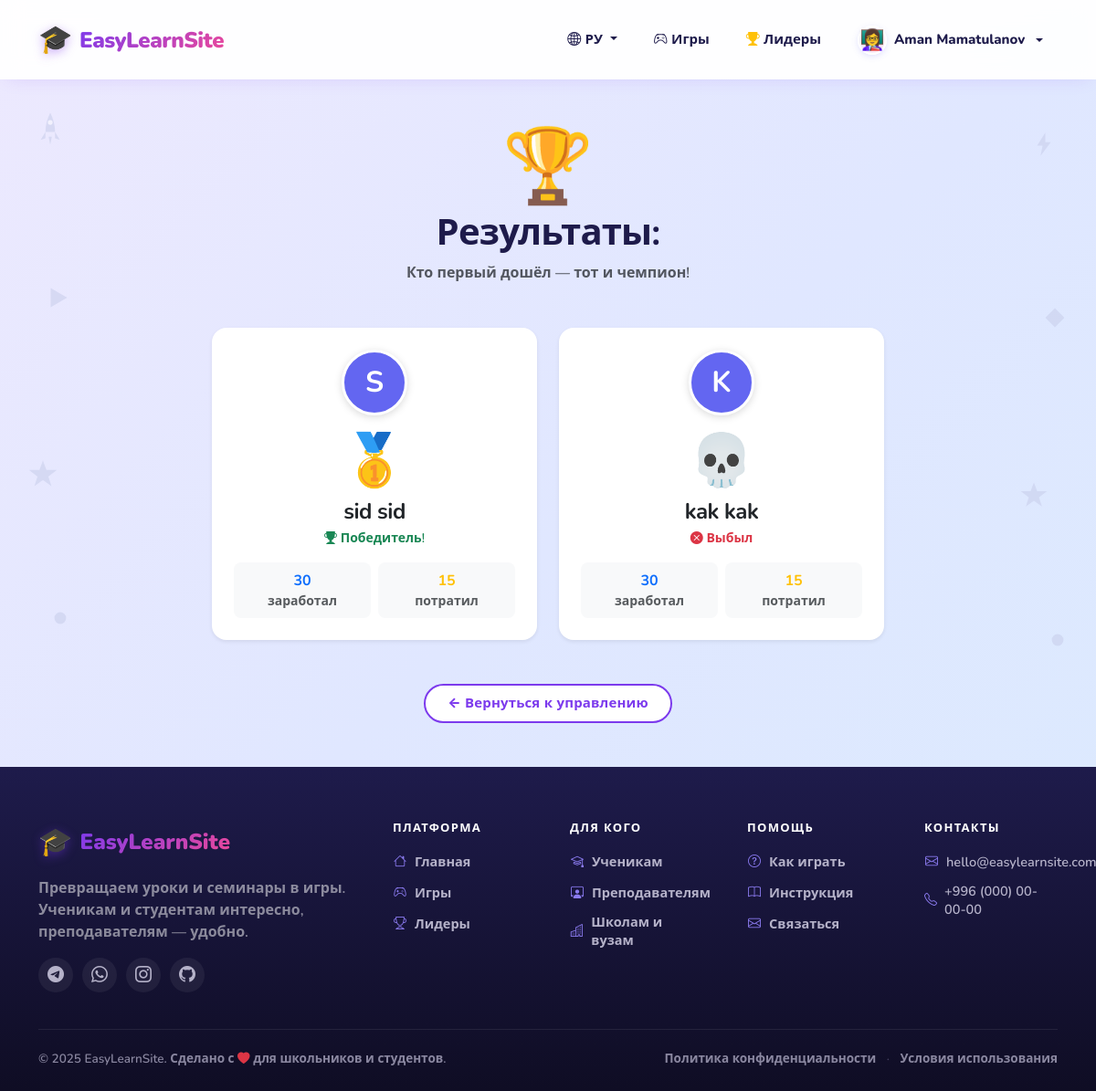
The app's page /games/tower/12/results/ (signed in) with its own data.
### accounts/models.py (models this page shows, shortened)
class User(AbstractUser):
    ROLE_CHOICES = (
        ('teacher', 'Учитель'),
        ('student', 'Ученик'),
    )
    role = models.CharField('Роль', max_length=10, choices=ROLE_CHOICES)
    grade = models.PositiveSmallIntegerField('Класс (1-4)', null=True, blank=True)
    school_class = models.ForeignKey(
        'SchoolClass',
        null=True, blank=True,
        on_delete=models.SET_NULL,
        related_name='students',
        verbose_name='Школьный класс'
    )
    avatar_emoji = models.CharField(
        'Эмодзи-аватар', max_length=10, blank=True, default='🧑'
    )
    avatar = models.ImageField(
        'Своя аватарка', upload_to='avatars/', null=True, blank=True
    )
    def is_teacher(self):
        return self.role == 'teacher'

### games/models.py (models this page shows, shortened)
class TowerPlayer(models.Model):
    tower = models.ForeignKey(
        TowerGame, on_delete=models.CASCADE,
        related_name='players', verbose_name='Турнир'
    )
    student = models.ForeignKey(
        'accounts.User', on_delete=models.CASCADE,
        related_name='tower_players', verbose_name='Ученик'
    )
    wallet_start = models.IntegerField('Баллы на старте', default=0)
    points_spent = models.IntegerField('Потрачено', default=0)
    chosen_attack = models.CharField(
        'Купленная спецатака', max_length=20, blank=True, default='',
        choices=[(ATTACK_METEOR, '☄️ Метеорит'),
                 (ATTACK_FIREBALL, '🔥 Огненный шар'),
                 (ATTACK_ROCK, '🪨 Камнепад'),
                 (ATTACK_LIGHTNING, '⚡ Молния'),
                 ('', 'Нет')]
    )
    joined_at = models.DateTimeField('Подключился', auto_now_add=True)
    is_eliminated = models.BooleanField('Выбыл', default=False)
    is_winner = models.BooleanField('Победитель', default=False)
    class Meta:
        unique_together = ('tower', 'student')
        ordering = ['joined_at']
        verbose_name = 'Участник турнира'
        verbose_name_plural = 'Участники турнира'

### games/views.py (the view)
# urls.py: path('tower/<int:tower_id>/results/', views.tower_results, name='tower_results'),
@login_required
def tower_results(request, tower_id):
    tower = get_object_or_404(TowerGame, pk=tower_id)
    players = list(tower.players.all())
    players.sort(key=lambda p: (
        not p.is_winner,
        p.is_eliminated,
    ))
    return render(request, 'games/tower_results.html', {
        'tower': tower,
        'players': players,
    })

### templates/games/tower_results.html (shortened to what this page needs)
{% extends "base.html" %}
{% load static %}
{% block content %}
<div class="container py-5">
    <div class="text-center mb-5">
        <div class="display-1">🏆</div>
        <h1 class="fw-bold">Результаты: {{ game.title }}</h1>
        <p class="text-muted">Кто первый дошёл — тот и чемпион!</p>
    </div>
    <div class="row g-4 justify-content-center">
        {% for r in players %}
            <div class="col-md-6 col-lg-4">
                <div class="card border-0 shadow-sm rounded-4 h-100 d-flex flex-column {% if r.is_winner %}border-warning border-3{% endif %}">
                    <div class="card-body p-4 text-center d-flex flex-column">
                        <div class="mb-3 d-flex justify-content-center">
                            {% if r.student.avatar %}
                                <img src="{{ r.student.avatar.url }}" alt="Аватар" style="width: 72px; height: 72px; border-radius: 50%; object-fit: cover; border: 3px solid #fff; box-shadow: 0 2px 8px rgba(0,0,0,0.15);">
                            {% else %}
                                <div style="width: 72px; height: 72px; border-radius: 50%; background: #6366f1; color: white; display: flex; align-items: center; justify-content: center; font-size: 32px; font-weight: bold; border: 3px solid #fff; box-shadow: 0 2px 8px rgba(0,0,0,0.15);">
                                    {{ r.student.username|first|upper }}
                                </div>
                            {% endif %}
                        </div>
                        {% if r.is_winner %}
                            <div class="display-4">🥇</div>
                        {% elif r.is_eliminated %}
                            <div class="display-4">💀</div>
                        {% else %}
                            <div class="display-4">🎮</div>
                        {% endif %}
                        <h4 class="fw-bold mb-1 mt-2">
                            {{ r.student.get_full_name|default:r.student.username }}
                        </h4>
                        {% if r.is_winner %}
                            <p class="text-success small mb-3">
                                <i class="bi bi-trophy-fill"></i> Победитель!
                            </p>
                        {% elif r.is_eliminated %}
                            <p class="text-danger small mb-3">
                                <i class="bi bi-x-circle-fill"></i> Выбыл
                            </p>
                        {% else %}
                            <p class="text-muted small mb-3">В игре</p>
                        {% endif %}
                        <div class="mt-auto">
                            <div class="row text-center g-2">
                                <div class="col-6">
                                    <div class="bg-light rounded-3 p-2">
                                        <div class="fw-bold text-primary">{{ r.wallet_start }}</div>
                                        <div class="small text-muted">заработал</div>
                                    </div>
                                </div>
                                <div class="col-6">
                                    <div class="bg-light rounded-3 p-2">
                                        <div class="fw-bold text-warning">{{ r.points_spent }}</div>
                                        <div class="small text-muted">потратил</div>
                                    </div>
                                </div>
                            </div>
                        </div>
                    </div>
                </div>
            </div>
        {% empty %}
            <div class="text-center w-100 py-5">
                <div class="display-1 text-muted mb-3">👻</div>
                <h4 class="text-muted">Пока никто не играл</h4>
                <p class="text-muted small">Здесь появятся результаты, как только кто-то завершит игру.</p>
            </div>
        {% endfor %}
    </div>
    {% if user.is_teacher %}
        <div class="text-center mt-5">
            <a href="{% url 'games:manage' tower.game.id %}" class="btn btn-outline-primary rounded-pill px-4">
                ← Вернуться к управлению
            </a>
        </div>
    {% endif %}
</div>
{% endblock %}

### templates/base.html (shortened to what this page needs)
{% load static %}
{% load i18n %}
<!DOCTYPE html>
<html lang="{{ LANGUAGE_CODE }}">
<head>
    <link href="https://cdn.jsdelivr.net/npm/bootstrap@5.3.3/dist/css/bootstrap.min.css" rel="stylesheet">
    <link href="https://cdn.jsdelivr.net/npm/bootstrap-icons@1.11.3/font/bootstrap-icons.css" rel="stylesheet">
    <link rel="stylesheet" href="{% static 'css/style.css' %}">
</head>
<body>
<div class="side-decor side-decor--left" aria-hidden="true">
    <svg class="d2" viewBox="0 0 40 40" xmlns="http://www.w3.org/2000/svg">
        <path d="M10 6 L34 20 L10 34 Z" fill="#c7cdea"/>
    </svg>
    <svg class="d3" viewBox="0 0 40 40" xmlns="http://www.w3.org/2000/svg">
        <path d="M20 3 L24.5 15 L38 15 L27 23.5 L31 36 L20 28 L9 36 L13 23.5 L2 15 L15.5 15 Z" fill="#c7cdea"/>
    </svg>
    <svg class="d4" viewBox="0 0 40 40" xmlns="http://www.w3.org/2000/svg">
        <circle cx="20" cy="20" r="16" fill="#c7cdea"/>
    </svg>
    <svg class="d5" viewBox="0 0 40 40" xmlns="http://www.w3.org/2000/svg">
        <path d="M20 4 L36 20 L20 36 L4 20 Z" fill="#c7cdea"/>
    </svg>
    <svg class="d6" viewBox="0 0 40 40" xmlns="http://www.w3.org/2000/svg">
        <path d="M22 3 L10 22 L18 22 L15 37 L30 17 L22 17 Z" fill="#c7cdea"/>
    </svg>
</div>
<div class="side-decor side-decor--right" aria-hidden="true">
    <svg class="d1" viewBox="0 0 40 40" xmlns="http://www.w3.org/2000/svg">
        <path d="M22 3 L10 22 L18 22 L15 37 L30 17 L22 17 Z" fill="#c7cdea"/>
    </svg>
    <svg class="d2" viewBox="0 0 40 40" xmlns="http://www.w3.org/2000/svg">
        <path d="M20 4 L36 20 L20 36 L4 20 Z" fill="#c7cdea"/>
    </svg>
    <svg class="d3" viewBox="0 0 40 40" xmlns="http://www.w3.org/2000/svg">
        <path d="M20 3 L24.5 15 L38 15 L27 23.5 L31 36 L20 28 L9 36 L13 23.5 L2 15 L15.5 15 Z" fill="#c7cdea"/>
    </svg>
    <svg class="d4" viewBox="0 0 40 40" xmlns="http://www.w3.org/2000/svg">
        <circle cx="20" cy="20" r="16" fill="#c7cdea"/>
    </svg>
    <svg class="d6" viewBox="0 0 40 40" xmlns="http://www.w3.org/2000/svg">
        <path d="M30 6 L6 20 L30 34 Z" fill="#c7cdea"/>
    </svg>
</div>
<nav class="navbar navbar-expand-lg navbar-light bg-white shadow-sm sticky-top">
    <div class="container">
        <a class="navbar-brand fw-bold d-flex align-items-center gap-2" href="/">
            <span class="brand-icon">🎓</span>
            <span class="brand-text">EasyLearnSite</span>
        </a>
        <div class="collapse navbar-collapse" id="mainNav">
            <ul class="navbar-nav ms-auto align-items-lg-center gap-lg-2">
                <li class="nav-item dropdown">
                    <a class="nav-link dropdown-toggle" href="#" role="button" data-bs-toggle="dropdown">
                        <i class="bi bi-globe2"></i>
                        {% get_current_language as CURRENT_LANG %}
                        {% if CURRENT_LANG == 'ky' %}КЫ{% else %}РУ{% endif %}
                    </a>
                </li>
                {% if user.is_authenticated %}
                    <li class="nav-item">
                        <a class="nav-link" href="{% url 'games:list' %}">
                            <i class="bi bi-controller"></i> {% trans "Игры" %}
                        </a>
                    </li>
                    <li class="nav-item">
                        <a class="nav-link" href="{% url 'scores:leaderboard' %}">
                            <i class="bi bi-trophy-fill text-warning"></i> {% trans "Лидеры" %}
                        </a>
                    </li>
                    <li class="nav-item dropdown">
                        <a class="nav-link dropdown-toggle d-flex align-items-center gap-2" href="#" role="button" data-bs-toggle="dropdown">
                            {% include 'includes/avatar.html' with user=user size=32 %}
                            <span>{{ user.get_full_name|default:user.username }}</span>
                        </a>
                    </li>
                {% endif %}
            </ul>
        </div>
    </div>
</nav>
<main>
    {% block content %}{% endblock %}
</main>
<footer class="site-footer">
    <div class="container">
        <div class="row g-5">
            <div class="col-lg-4">
                <div class="d-flex align-items-center gap-2 mb-3">
                    <span class="brand-icon">🎓</span>
                    <span class="brand-text text-white">EasyLearnSite</span>
                </div>
                <p class="text-white-50 mb-3">
                </p>
                <div class="footer-socials">
                    <a href="#" title="Telegram"><i class="bi bi-telegram"></i></a>
                    <a href="#" title="WhatsApp"><i class="bi bi-whatsapp"></i></a>
                    <a href="#" title="Instagram"><i class="bi bi-instagram"></i></a>
                    <a href="#" title="GitHub"><i class="bi bi-github"></i></a>
                </div>
            </div>
            <div class="col-6 col-lg-2">
                <h6 class="footer-heading">{% trans "Платформа" %}</h6>
                <ul class="list-unstyled footer-links">
                    <li><a href="/"><i class="bi bi-house"></i> {% trans "Главная" %}</a></li>
                    <li><a href="{% url 'games:list' %}"><i class="bi bi-controller"></i> {% trans "Игры" %}</a></li>
                    <li><a href="{% url 'scores:leaderboard' %}"><i class="bi bi-trophy"></i> {% trans "Лидеры" %}</a></li>
                </ul>
            </div>
            <div class="col-6 col-lg-2">
                <h6 class="footer-heading">{% trans "Для кого" %}</h6>
                <ul class="list-unstyled footer-links">
                    <li><a href="{% url 'accounts:signup' %}?role=student"><i class="bi bi-mortarboard"></i> {% trans "Ученикам" %}</a></li>
                    <li><a href="{% url 'accounts:signup' %}?role=teacher"><i class="bi bi-person-workspace"></i> {% trans "Преподавателям" %}</a></li>
                    <li><a href="#"><i class="bi bi-buildings"></i> {% trans "Школам и вузам" %}</a></li>
                </ul>
            </div>
            <div class="col-6 col-lg-2">
                <h6 class="footer-heading">{% trans "Помощь" %}</h6>
                <ul class="list-unstyled footer-links">
                    <li><a href="#"><i class="bi bi-question-circle"></i> {% trans "Как играть" %}</a></li>
                    <li><a href="#"><i class="bi bi-book"></i> {% trans "Инструкция" %}</a></li>
                    <li><a href="#"><i class="bi bi-envelope"></i> {% trans "Связаться" %}</a></li>
                </ul>
            </div>
            <div class="col-6 col-lg-2">
                <h6 class="footer-heading">{% trans "Контакты" %}</h6>
                <ul class="list-unstyled footer-links">
                    <li>
                        <a href="mailto:hello@easylearnsite.com">
                            <i class="bi bi-envelope"></i> hello@easylearnsite.com
                        </a>
                    </li>
                    <li>
                        <a href="tel:+996000000000">
                            <i class="bi bi-telephone"></i> +996 (000) 00-00-00
                        </a>
                    </li>
                </ul>
            </div>
        </div>
        <hr class="footer-divider">
        <div class="footer-bottom">
            <div class="row align-items-center g-2">
                <div class="col-md-6 text-center text-md-start">
                    <i class="bi bi-heart-fill text-danger"></i>
                    {% trans "для школьников и студентов." %}
                </div>
                <div class="col-md-6 text-center text-md-end">
                    <a href="#" class="footer-bottom-link">{% trans "Политика конфиденциальности" %}</a>
                    <span class="footer-dot">·</span>
                    <a href="#" class="footer-bottom-link">{% trans "Условия использования" %}</a>
                </div>
            </div>
        </div>
    </div>
</footer>
</body>
</html>

### templates/includes/avatar.html (shortened to what this page needs)
{% if user.avatar %}
    <img src="{{ user.avatar.url }}"
         alt="{{ user.username }}"
         class="{{ css_class|default:'' }}"
         style="width: {{ size|default:40 }}px;
                height: {{ size|default:40 }}px;
                border-radius: 50%;
                object-fit: cover;
                flex-shrink: 0;
                display: inline-block;
                vertical-align: middle;
                border: 2px solid #fff;
                box-shadow: 0 2px 8px -2px rgba(99,102,241,0.3);
                overflow: hidden;">
{% else %}
    <span class="{{ css_class|default:'' }}"
          style="display: inline-flex;
                 align-items: center;
                 justify-content: center;
                 width: {{ size|default:40 }}px;
                 height: {{ size|default:40 }}px;
                 font-size: {{ size|default:40|add:"-10" }}px;
                 line-height: 1;
                 border-radius: 50%;
                 background: linear-gradient(135deg, #eef2ff, #fce7f3);
                 flex-shrink: 0;
                 border: 2px solid #fff;
                 box-shadow: 0 2px 8px -2px rgba(99,102,241,0.3);">
        {{ user.avatar_emoji|default:"🧑" }}
    </span>
{% endif %}

### records on screen
User: avatar_emoji "👩‍🏫", get_full_name "Aman Mamatulanov"
TowerPlayer: student.username|first "S", student.get_full_name "sid sid", is_winner True (drawn), wallet_start "30", points_spent "15"
TowerPlayer: student.username|first "K", student.get_full_name "kak kak", is_winner False (drawn), wallet_start "30", points_spent "15"
